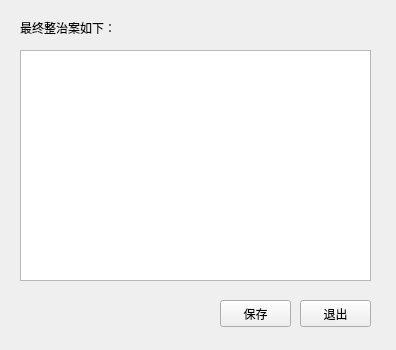
<?xml version="1.0" encoding="UTF-8"?>
<ui version="4.0">
 <class>FinalFanganForm</class>
 <widget class="QWidget" name="FinalFanganForm">
  <property name="geometry">
   <rect>
    <x>0</x>
    <y>0</y>
    <width>396</width>
    <height>350</height>
   </rect>
  </property>
  <property name="windowTitle">
   <string>整治方案确定</string>
  </property>
  <widget class="QLabel" name="label">
   <property name="geometry">
    <rect>
     <x>20</x>
     <y>20</y>
     <width>131</width>
     <height>16</height>
    </rect>
   </property>
   <property name="text">
    <string>最终整治案如下：</string>
   </property>
  </widget>
  <widget class="QPushButton" name="pushButton">
   <property name="geometry">
    <rect>
     <x>220</x>
     <y>300</y>
     <width>71</width>
     <height>27</height>
    </rect>
   </property>
   <property name="text">
    <string>保存</string>
   </property>
  </widget>
  <widget class="QPushButton" name="pushButton_2">
   <property name="geometry">
    <rect>
     <x>300</x>
     <y>300</y>
     <width>71</width>
     <height>27</height>
    </rect>
   </property>
   <property name="text">
    <string>退出</string>
   </property>
  </widget>
  <widget class="QTextEdit" name="textEdit">
   <property name="geometry">
    <rect>
     <x>20</x>
     <y>50</y>
     <width>351</width>
     <height>231</height>
    </rect>
   </property>
  </widget>
 </widget>
 <resources/>
 <connections/>
</ui>
